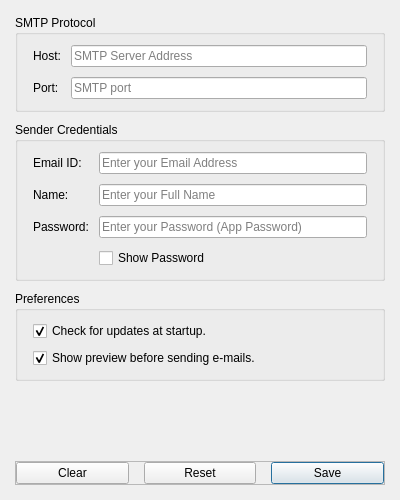
<?xml version="1.0" encoding="UTF-8"?>
<ui version="4.0">
 <class>SettingsDialog</class>
 <widget class="QDialog" name="SettingsDialog">
  <property name="geometry">
   <rect>
    <x>0</x>
    <y>0</y>
    <width>400</width>
    <height>500</height>
   </rect>
  </property>
  <property name="minimumSize">
   <size>
    <width>400</width>
    <height>450</height>
   </size>
  </property>
  <property name="windowTitle">
   <string>Settings</string>
  </property>
  <property name="windowIcon">
   <iconset resource="resources.qrc">
    <normaloff>:/ui/icons/settings.png</normaloff>:/ui/icons/settings.png</iconset>
  </property>
  <property name="modal">
   <bool>false</bool>
  </property>
  <layout class="QVBoxLayout" name="verticalLayout">
   <property name="spacing">
    <number>10</number>
   </property>
   <property name="leftMargin">
    <number>15</number>
   </property>
   <property name="topMargin">
    <number>15</number>
   </property>
   <property name="rightMargin">
    <number>15</number>
   </property>
   <property name="bottomMargin">
    <number>15</number>
   </property>
   <item>
    <widget class="QGroupBox" name="protocol_groupbox">
     <property name="title">
      <string>SMTP Protocol</string>
     </property>
     <layout class="QGridLayout" name="gridLayout_5">
      <property name="leftMargin">
       <number>15</number>
      </property>
      <property name="topMargin">
       <number>10</number>
      </property>
      <property name="rightMargin">
       <number>15</number>
      </property>
      <property name="bottomMargin">
       <number>10</number>
      </property>
      <property name="spacing">
       <number>10</number>
      </property>
      <item row="0" column="1">
       <widget class="QLineEdit" name="lineedit_host">
        <property name="text">
         <string/>
        </property>
        <property name="placeholderText">
         <string>SMTP Server Address</string>
        </property>
        <property name="clearButtonEnabled">
         <bool>true</bool>
        </property>
       </widget>
      </item>
      <item row="1" column="0">
       <widget class="QLabel" name="port_label">
        <property name="text">
         <string>Port:</string>
        </property>
       </widget>
      </item>
      <item row="1" column="1">
       <widget class="QLineEdit" name="lineedit_port">
        <property name="placeholderText">
         <string>SMTP port</string>
        </property>
        <property name="clearButtonEnabled">
         <bool>true</bool>
        </property>
       </widget>
      </item>
      <item row="0" column="0">
       <widget class="QLabel" name="host_label">
        <property name="text">
         <string>Host:</string>
        </property>
       </widget>
      </item>
     </layout>
    </widget>
   </item>
   <item>
    <widget class="QGroupBox" name="sender_credentials_groupbox">
     <property name="title">
      <string>Sender Credentials</string>
     </property>
     <layout class="QGridLayout" name="gridLayout_4">
      <property name="leftMargin">
       <number>15</number>
      </property>
      <property name="topMargin">
       <number>10</number>
      </property>
      <property name="rightMargin">
       <number>15</number>
      </property>
      <property name="bottomMargin">
       <number>10</number>
      </property>
      <property name="spacing">
       <number>10</number>
      </property>
      <item row="0" column="0">
       <widget class="QLabel" name="sender_email_label">
        <property name="text">
         <string>Email ID:</string>
        </property>
       </widget>
      </item>
      <item row="1" column="0">
       <widget class="QLabel" name="sender_name_label">
        <property name="text">
         <string>Name:</string>
        </property>
       </widget>
      </item>
      <item row="1" column="1">
       <widget class="QLineEdit" name="lineedit_name">
        <property name="placeholderText">
         <string>Enter your Full Name</string>
        </property>
        <property name="clearButtonEnabled">
         <bool>true</bool>
        </property>
       </widget>
      </item>
      <item row="0" column="1">
       <widget class="QLineEdit" name="lineedit_email">
        <property name="text">
         <string/>
        </property>
        <property name="placeholderText">
         <string>Enter your Email Address</string>
        </property>
        <property name="clearButtonEnabled">
         <bool>true</bool>
        </property>
       </widget>
      </item>
      <item row="2" column="0">
       <widget class="QLabel" name="email_password_label">
        <property name="text">
         <string>Password:</string>
        </property>
       </widget>
      </item>
      <item row="2" column="1">
       <widget class="QLineEdit" name="lineedit_password">
        <property name="echoMode">
         <enum>QLineEdit::Password</enum>
        </property>
        <property name="placeholderText">
         <string>Enter your Password (App Password)</string>
        </property>
        <property name="clearButtonEnabled">
         <bool>true</bool>
        </property>
       </widget>
      </item>
      <item row="3" column="1">
       <widget class="QCheckBox" name="checkbox_password">
        <property name="text">
         <string>Show Password</string>
        </property>
       </widget>
      </item>
     </layout>
    </widget>
   </item>
   <item>
    <widget class="QGroupBox" name="placeholder_delimiter_groupbox_2">
     <property name="title">
      <string>Preferences</string>
     </property>
     <layout class="QVBoxLayout" name="verticalLayout_2">
      <property name="spacing">
       <number>7</number>
      </property>
      <property name="leftMargin">
       <number>15</number>
      </property>
      <property name="topMargin">
       <number>10</number>
      </property>
      <property name="rightMargin">
       <number>15</number>
      </property>
      <property name="bottomMargin">
       <number>10</number>
      </property>
      <item>
       <widget class="QCheckBox" name="checkbox_update_check_at_startup">
        <property name="text">
         <string>Check for updates at startup.</string>
        </property>
        <property name="checked">
         <bool>true</bool>
        </property>
       </widget>
      </item>
      <item>
       <widget class="QCheckBox" name="checkbox_preview_before_sending">
        <property name="text">
         <string>Show preview before sending e-mails.</string>
        </property>
        <property name="checked">
         <bool>true</bool>
        </property>
       </widget>
      </item>
     </layout>
    </widget>
   </item>
   <item>
    <spacer name="verticalSpacer">
     <property name="orientation">
      <enum>Qt::Vertical</enum>
     </property>
     <property name="sizeHint" stdset="0">
      <size>
       <width>20</width>
       <height>40</height>
      </size>
     </property>
    </spacer>
   </item>
   <item>
    <widget class="QFrame" name="frame">
     <property name="frameShape">
      <enum>QFrame::StyledPanel</enum>
     </property>
     <property name="frameShadow">
      <enum>QFrame::Raised</enum>
     </property>
     <layout class="QHBoxLayout" name="horizontalLayout_2">
      <property name="spacing">
       <number>15</number>
      </property>
      <property name="leftMargin">
       <number>0</number>
      </property>
      <property name="topMargin">
       <number>0</number>
      </property>
      <property name="rightMargin">
       <number>0</number>
      </property>
      <property name="bottomMargin">
       <number>0</number>
      </property>
      <item>
       <widget class="QPushButton" name="btn_clear">
        <property name="text">
         <string>Clear</string>
        </property>
        <property name="icon">
         <iconset resource="resources.qrc">
          <normaloff>:/ui/icons/clear_all.svg</normaloff>:/ui/icons/clear_all.svg</iconset>
        </property>
       </widget>
      </item>
      <item>
       <widget class="QPushButton" name="btn_reset">
        <property name="text">
         <string>Reset</string>
        </property>
        <property name="icon">
         <iconset resource="resources.qrc">
          <normaloff>:/ui/icons/reset_settings.svg</normaloff>:/ui/icons/reset_settings.svg</iconset>
        </property>
       </widget>
      </item>
      <item>
       <widget class="QPushButton" name="btn_save">
        <property name="text">
         <string>Save</string>
        </property>
        <property name="icon">
         <iconset resource="resources.qrc">
          <normaloff>:/ui/icons/save.svg</normaloff>:/ui/icons/save.svg</iconset>
        </property>
        <property name="default">
         <bool>true</bool>
        </property>
       </widget>
      </item>
     </layout>
    </widget>
   </item>
  </layout>
 </widget>
 <resources>
  <include location="resources.qrc"/>
 </resources>
 <connections/>
</ui>
